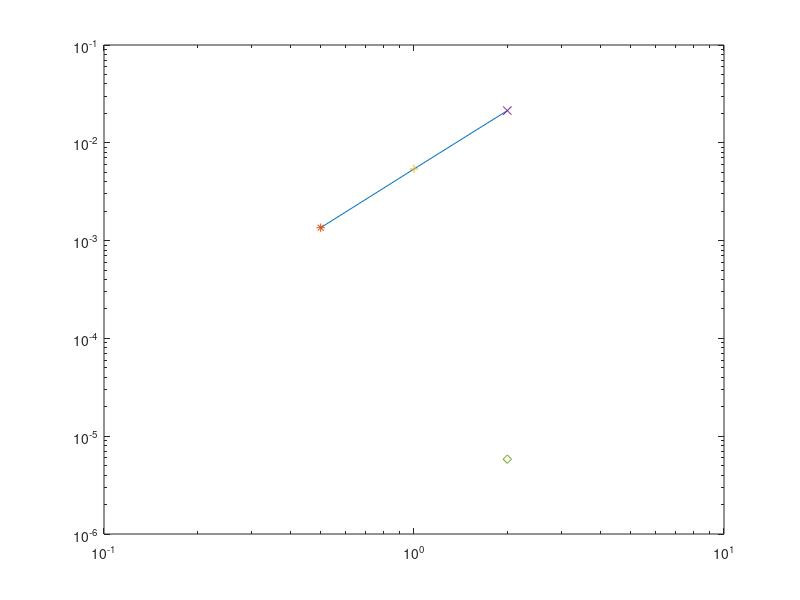

Here is the MATLAB script that generated this plot:
%
%
%

% a1)
format long;
fk = @(x) sqrt(x + 4);
h = 0.5;
hH = 1;
hHH = 2;

% a2)
nollFem = h*(fk(-1)/2 + fk(-1+h) + fk(-1+2*h) + fk(-1+3*h) + fk(1)/2);
ettNoll = hH*(fk(-1)/2 + fk(-1+hH) + fk(1)/2);
tvaNoll = hHH*(fk(-1)/2 + fk(1)/2);

% Richardsonextrapolation
% a3)
Fs = nollFem + (nollFem-ettNoll)/((2^2)-1);

% Test av feltermer
val_one = nollFem;
val_two = ettNoll;
val_three = tvaNoll;
val_korr = (10*sqrt(5)/3)-2*sqrt(3);

err_one = abs(val_korr - val_one);
err_two = abs(val_korr - val_two);
err_three = abs(val_korr - val_three);
err_rich = abs(val_korr - Fs);

y_val = [err_one err_two err_three];
x_val = [h hH hHH];

loglog(x_val, y_val);
hold on
plot(h, err_one, '*', hH, err_two, '+', hHH, err_three, 'x', hHH, err_rich, 'd');

% b)
